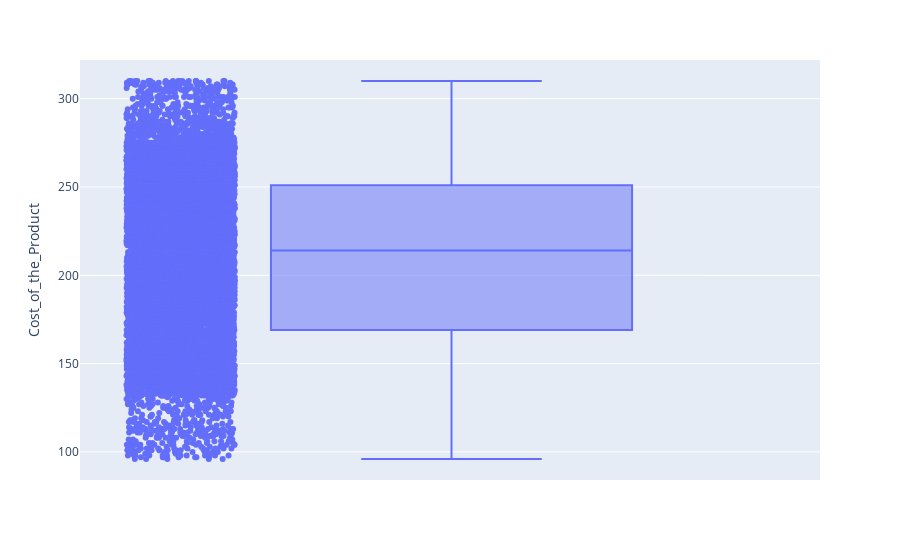

Notebook source saved alongside this figure:
### Code cell
fig = px.box(df, y="Cost_of_the_Product", points="all")
fig.show()

### Figure 1 — Plotly figure (JSON) as saved in the notebook; plotly's stock layout.template omitted (floating-point values rounded to 4 significant figures; data arrays with more than 128 entries replaced by an {"elided": "..."} marker saying what was removed)
{"data": [{"alignmentgroup": "True", "boxpoints": "all", "hovertemplate": "Cost_of_the_Product=%{y}<extra></extra>", "legendgroup": "", "marker": {"color": "#636efa"}, "name": "", "notched": false, "offsetgroup": "", "orientation": "v", "showlegend": false, "type": "box", "x0": " ", "xaxis": "x", "y": {"elided": "10999 int values"}, "y0": " ", "yaxis": "y"}], "layout": {"boxmode": "group", "legend": {"tracegroupgap": 0}, "margin": {"t": 60}, "xaxis": {"anchor": "y", "domain": [0, 1]}, "yaxis": {"anchor": "x", "domain": [0, 1], "title": {"text": "Cost_of_the_Product"}}}}
